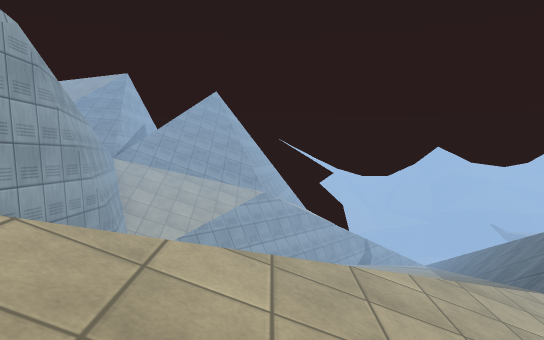
view 1 (above)

24 first-person views from a walk through a 3-D level made in the Unity game engine. The camera is 1.5 m above the floor, tilts 2° down and sees 70° across. The floor is counted in squares, 2 m on a side. Each view is taken from the middle of a square. On the plan, view 1 faces up. The plan holds only what a view shows up to about 12 squares ahead; the rest is blank. The place goes on beyond the plan. The player is left out. Some animated figures are left out. Surface patterns are stand-ins for the level's own textures.

view 2
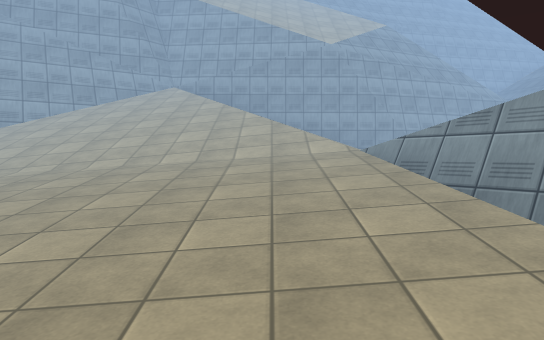

view 3
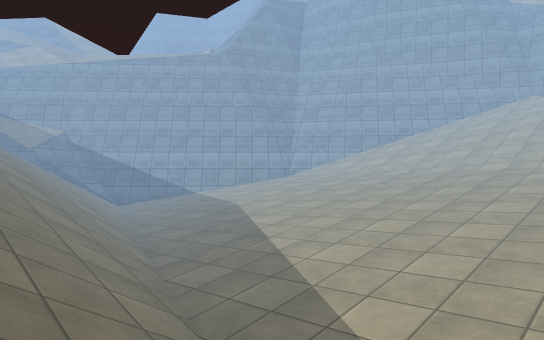

view 4
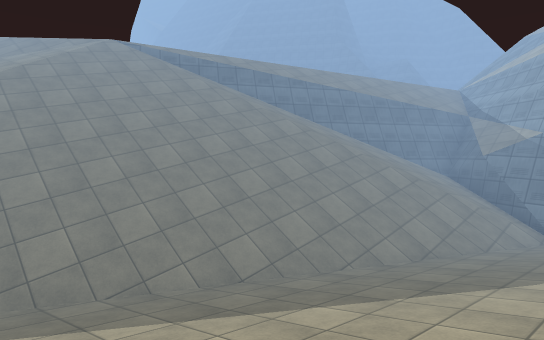

view 5
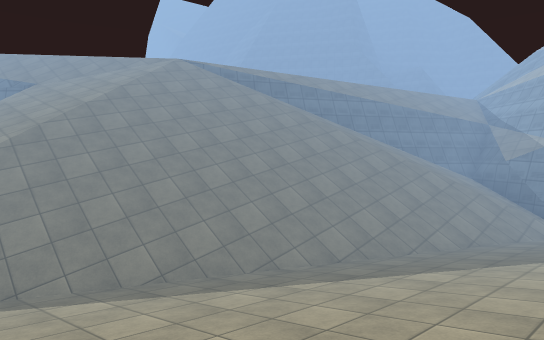

view 6
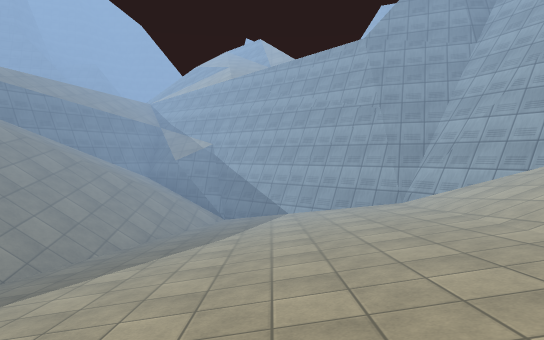

view 7
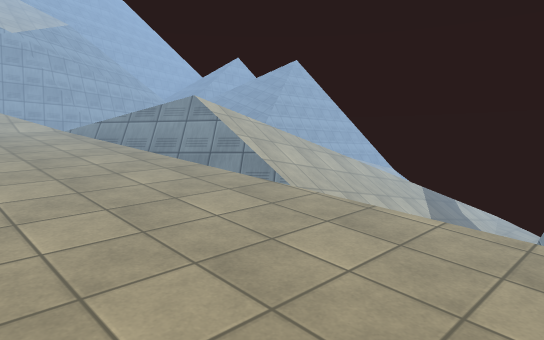

view 8
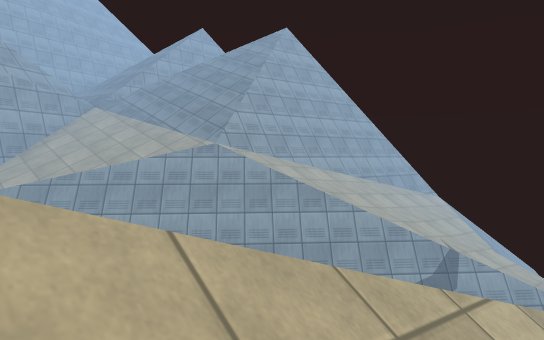

view 9
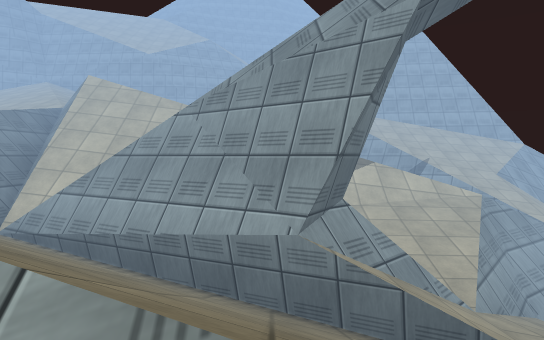

view 10
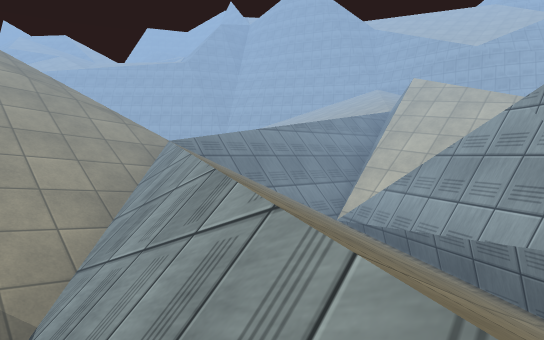

view 11
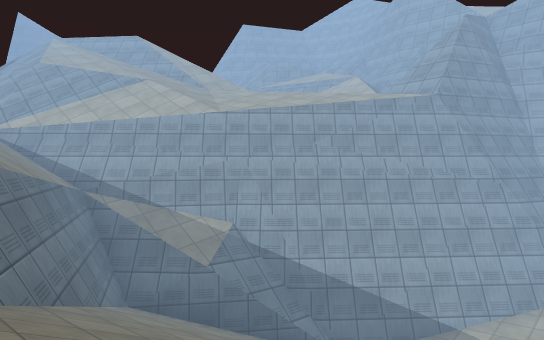

view 12
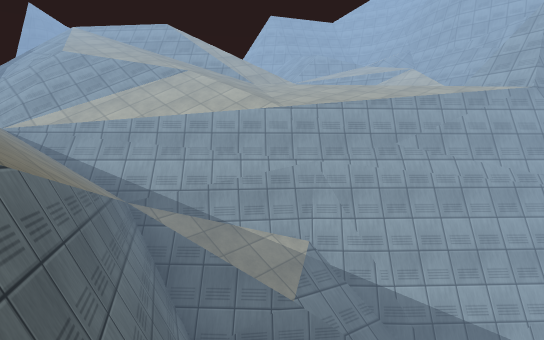

view 13
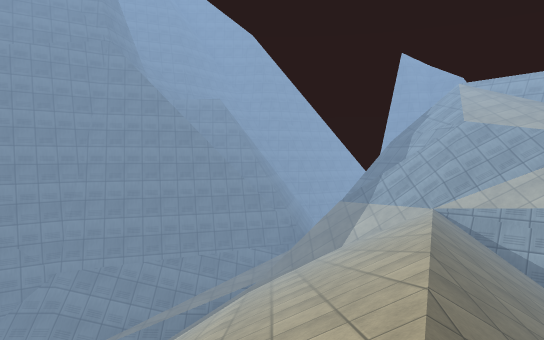

view 14
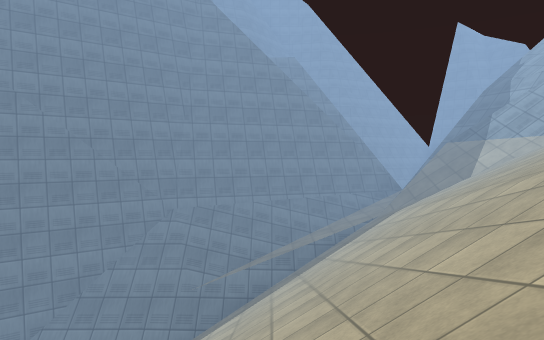

view 15
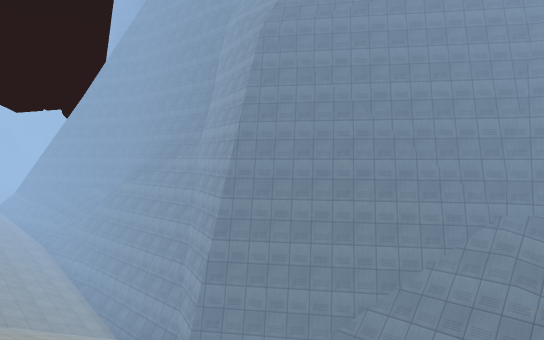

view 16
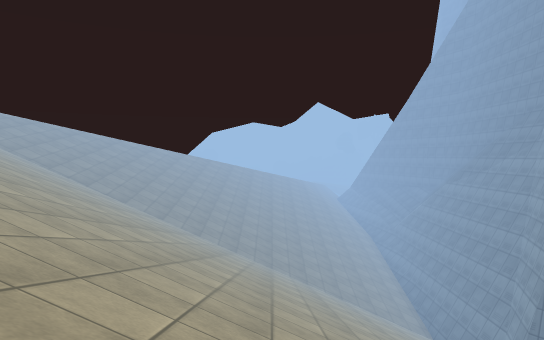

view 17
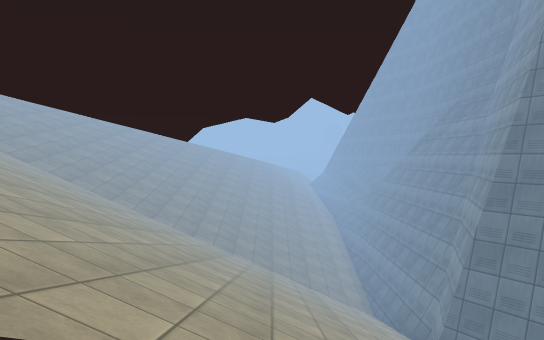

view 18
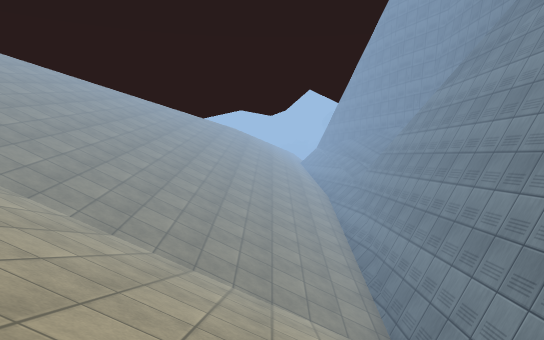

view 19
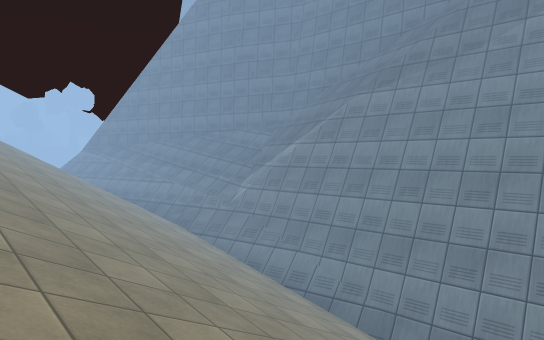

view 20
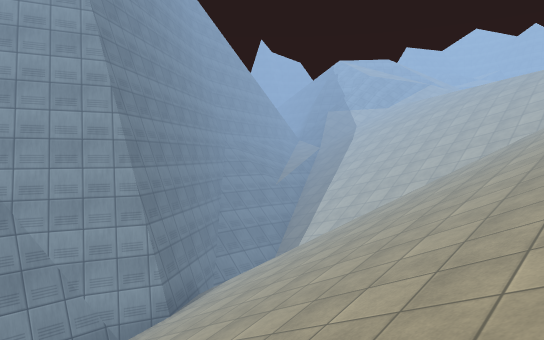

view 21
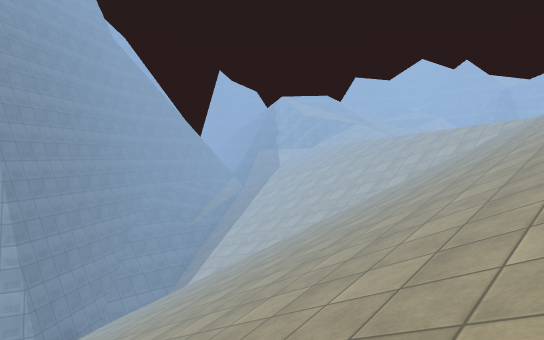

view 22
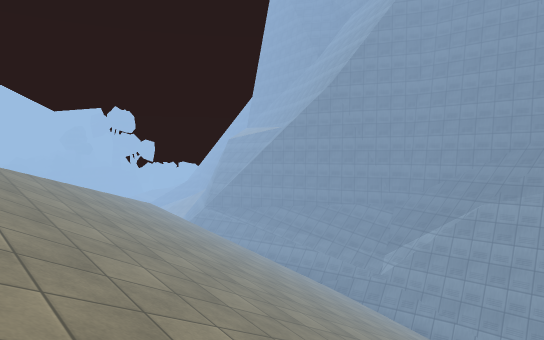

view 23
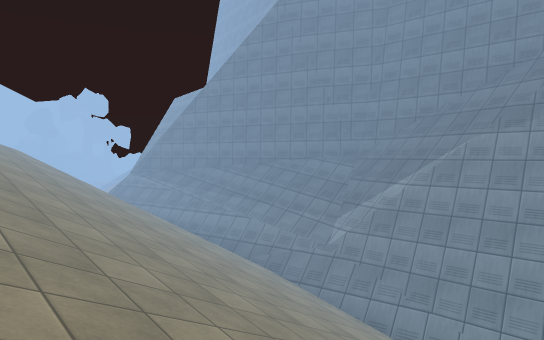

view 24
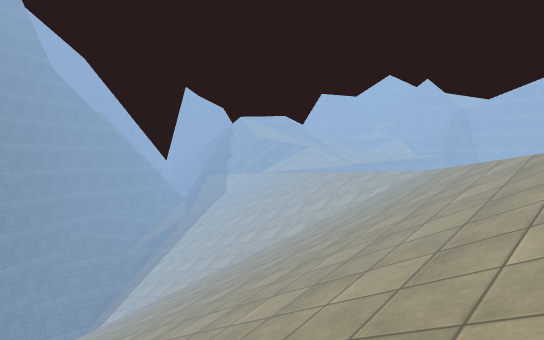

### Floor plan
Key: @ floor where view 1 was taken; # wall or solid block; x gap in a wall; . main floor; : floor 0.75 m higher than the main floor; - floor 0.75 m lower than the main floor; _ floor 1.5 m lower than the main floor; + floor 1.75 m higher than the main floor; < floor 2.25 m lower than the main floor; * floor 3.25 m higher than the main floor; ( floor 3.25 m lower than the main floor; / step, stairs or slope; = window, fence, low wall or low ledge; ^ raised ledge; v drop or lower ground.
Columns run from 3 left of view 1 to 41 right of it. Each row starts with its distance up from view 1.
 16       _<(v
 15       _## v
 14       ##  v#=
 13      ##   //#/
 12    ###<<///((=/
 11   ##/ __///( ##
 10  ##/  __///  ##///
  9 ##/   --///  #///
  8 #     .//// ##///
  7 #     ./////#////
  6 #     :////=/////
  5 #     /vvvvv#=///
  4 #    //++:....///
  3 #  ///++::...-///
  2 # ////++:....////              //
  1 #/////+::...-/////// v   //// ///
  0 #//@//+:....-/////////////////////
 -1 ##////::...-//////////////////////// v
 -2  ##///:....-//////////////////////////v
 -3   ##//:...--///////////////////////////=
 -4    ##/....-//////////////////////////////
 -5     ##/..--//////=//=/////////////////////
 -6      ###.-//////=////=/////////////////////
 -7      # ##-/////#////// /////////////////////
 -8     ##vv##////=#////// /////////////////////
 -9     ##/vv###//#////////  //////////////////
-10     v///vv ###/////////  ////////////////
-11    v/  ///v##v//////////   /#######/////###==
-12        ////vx/////////////####    ^^^^=###^^
-13        /////=////////////##           ^^
-14        v/////=//////////##
-15         =///////////+//##
-16         v#///////=*///##
-17          #///#// =/####
-18          #=//v==####

Positions as (right, up) in squares from view 1, and headings:
1: (0, 0), facing up
2: (8, 3), facing left
3: (11, 3), facing down-left
4: (5, 1), facing down-right
5: (5, 3), facing down-right
6: (5, 3), facing down
7: (10, 2), facing up-left
8: (6, 7), facing up-left
9: (14, 10), facing left
10: (14, 10), facing down-left
11: (12, -4), facing down-left
12: (12, -6), facing down-left
13: (14, -6), facing down
14: (17, -6), facing down
15: (17, -6), facing down-right
16: (17, -6), facing right
17: (18, -8), facing right
18: (23, -9), facing right
19: (28, -6), facing down-right
20: (28, -5), facing down-left
21: (27, -1), facing down-left
22: (29, -1), facing down-right
23: (30, -5), facing down-right
24: (25, 1), facing down-left
